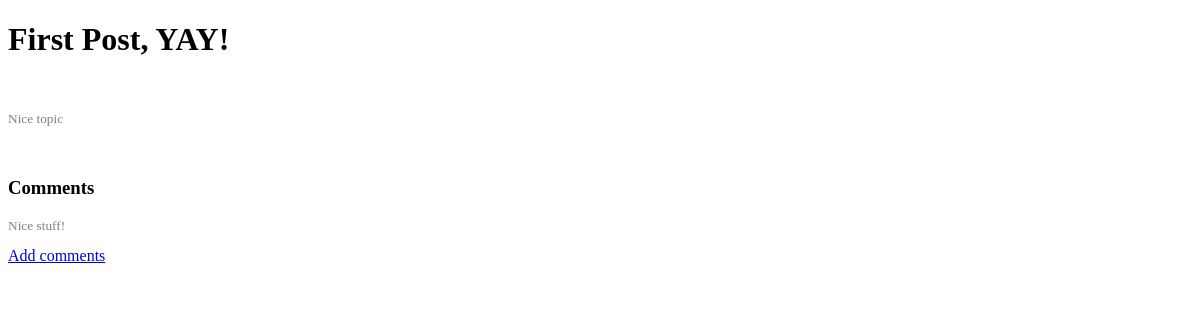
Page /blogger/1/ on the earlier database version.
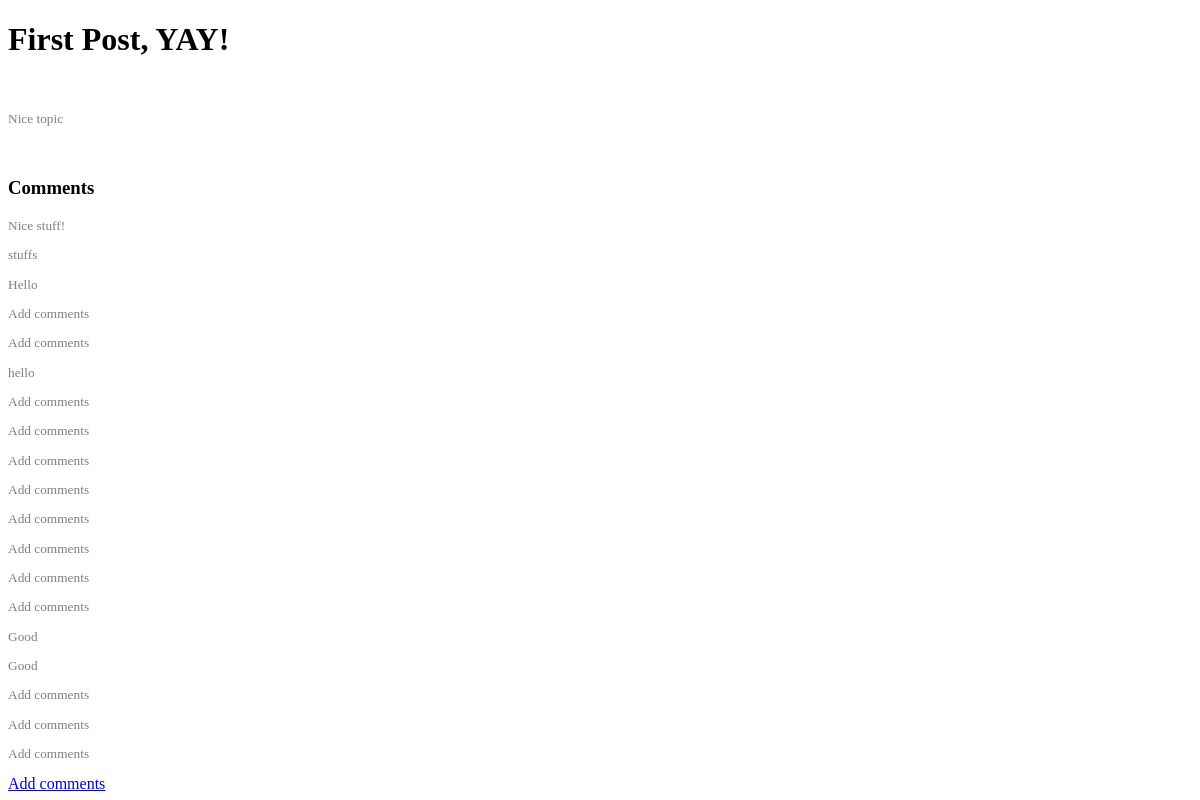
Same page on the later database version.
### blogger/models.py (models this page shows, shortened)
class Topic(models.Model):
    topicname=models.CharField(max_length=200, unique=True)
    text=models.TextField()
    pub_date=models.DateTimeField('Date published')

class Comments(models.Model):
    topic=models.ForeignKey(Topic, on_delete=models.CASCADE)
    comtext=models.CharField(max_length=200)
    com_date=models.DateTimeField('comment date')
    def __str__(self):
        return self.comtext

### blogger/views.py (the view)
# urls.py: path('<int:topic_id>/',views.details, name="Topic details"),
def details(request, topic_id):
   full=Topic.objects.get(pk=topic_id)
   full.comments_set.all()
   context={'full':full,}
   return render(request,'blogger/details.html',context)

### blogger/templates/blogger/details.html (shortened to what this page needs)
<!DOCTYPE html>
<html>
{% if full %}
<h1>{{full.topicname}}</h1><br>
<p>{{full.text}}</p><br>
<h3>Comments</h3>
{% for some in full.comments_set.all %}
<p>{{some}}</p>
{% endfor %}
{% endif %}
<a href="{% url 'comments' full.id %}"> Add comments </a>
<body></body>
</html>

### blogger/templates/blogger/details.html (style rules this page uses)
p { font-size: smaller; color: gray; }

Differences in the rows shown:
added Comments: comtext "stuffs"
added Comments: comtext "Hello"
added Comments: comtext "Add comments"
added Comments: comtext "Add comments"
added Comments: comtext "hello"
added Comments: comtext "Add comments"
added Comments: comtext "Add comments"
added Comments: comtext "Add comments"
added Comments: comtext "Add comments"
added Comments: comtext "Add comments"
added Comments: comtext "Add comments"
added Comments: comtext "Add comments"
added Comments: comtext "Add comments"
added Comments: comtext "Good"
added Comments: comtext "Good"
added Comments: comtext "Add comments"
added Comments: comtext "Add comments"
added Comments: comtext "Add comments"
